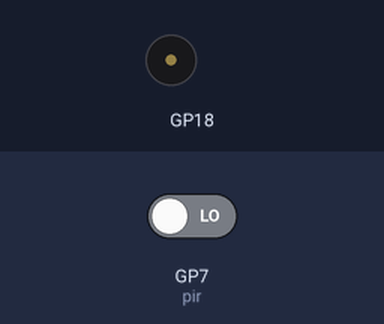
A program run on a simulated Raspberry Pi Pico running CircuitPython. Shown: buzzer (waves = sounding). Inputs (shaded band) come from the test bench; at power-on: GP7 (pir) LOW.

Above: at 1.2 s.
1.3 s: GP7 (pir) driven HIGH
At 2.7 s:
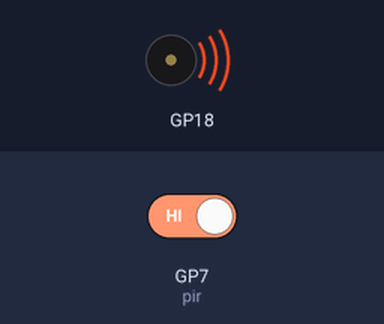
7.3 s: GP7 (pir) driven LOW
At 9.0 s:
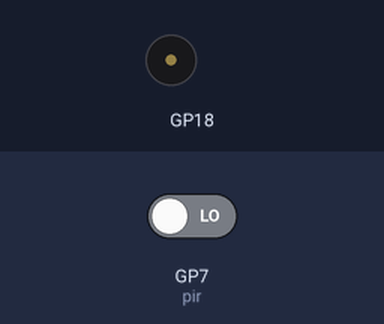
Timing chart, 0 to 10.5 s (numbered marks = the images above; inputs shaded):
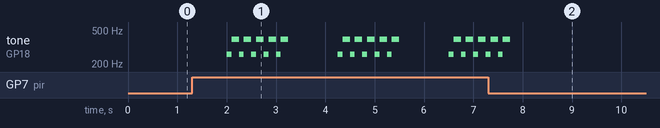

The program:

16PIRsensor.py
```python
"""
Example for Pi Pico W. PIR Sensor Module

Additional Library:
    -simpleio.mpy
"""

import time
import board
import digitalio
import simpleio

# Define pin connected to piezo buzzer.
BUZZER_PIN = board.GP18

pir = digitalio.DigitalInOut(board.GP7)
pir.direction = digitalio.Direction.INPUT

def simpletone():
    for i in range (5):
        simpleio.tone(BUZZER_PIN, 261, duration=0.1)
        simpleio.tone(BUZZER_PIN, 392, duration=0.15)

def offtone():
    simpleio.tone(BUZZER_PIN, 0)

while True:
    if pir.value == True:
        simpletone()
    else:
        offtone()

    time.sleep(1)
```

Measured:
- after the input at 1.3 s, tone on GP18: silent → 261 Hz after 0.70 s, then repeats every 2.3 s: 4 × (392 Hz 0.15 s, 261 Hz 0.10 s), 392 Hz 0.15 s, silent 1.0 s, 261 Hz 0.10 s
- after the input at 7.3 s, tone on GP18: goes on until 7.8 s, then stays silent
